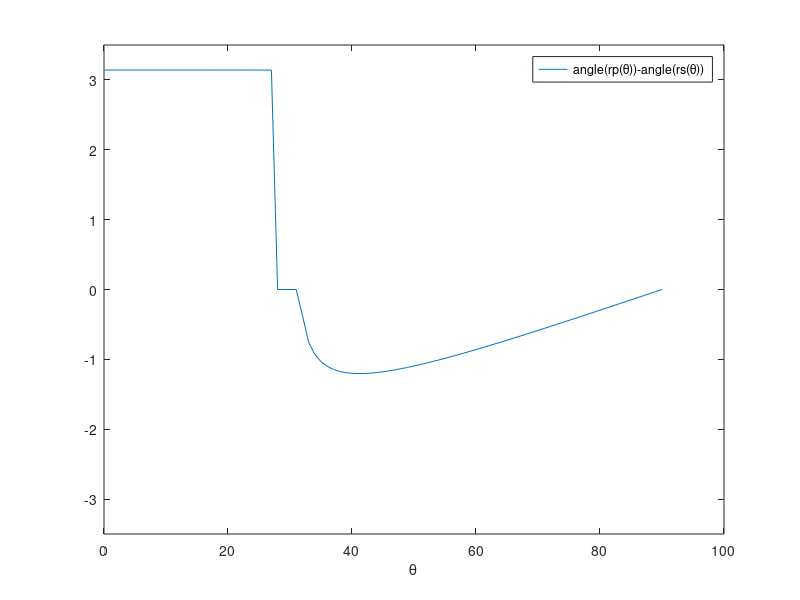

Source code (MATLAB):
% MA3DIFINTRO

% Fresnel's formulas as function of angle of incidence for n2<n1
% Graph of arg(zr) - arg(zrr).

% Complex zr for parallel and zrr for perpendicular case.
function MA3DIFINTRO;
Theta = (0:1:90);
n2 = 1;
n1 = 1.9;

rp = ((n2/n1)*cos(2*(pi/360)*Theta)-sqrt(1-((n1/n2)*sin(2*(pi/360)*Theta)).^2))./((n2/n1)*cos(2*(pi/360)*Theta)+sqrt(1-((n1/n2)*sin(2*(pi/360)*Theta)).^2));
rs = (cos(2*(pi/360)*Theta)-(n2/n1)*sqrt(1-((n1/n2)*sin(2*(pi/360)*Theta)).^2))./(cos(2*(pi/360)*Theta)+(n2/n1)*sqrt(1-((n1/n2)*sin(2*(pi/360)*Theta)).^2));


figure(1);
plot(Theta,angle(rp)-angle(rs));
axis([0 100 -3.5 3.5]);                  % PLOTS LIMITS                    
xlabel('\theta');
legend('angle(rp(\theta))-angle(rs(\theta))');
